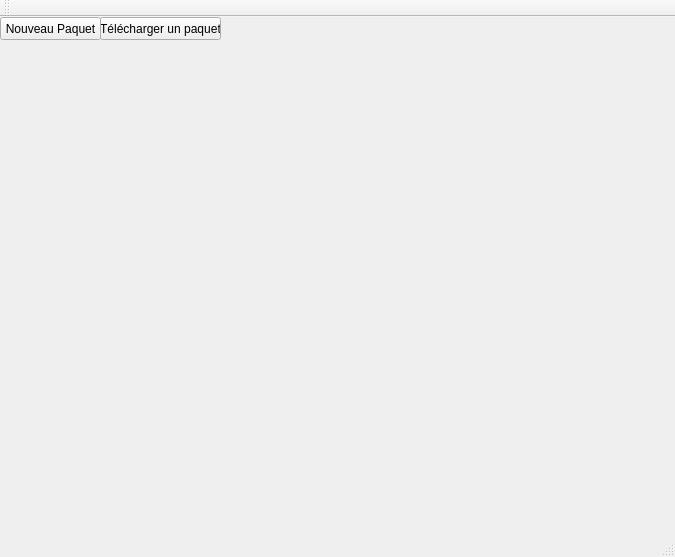
<?xml version="1.0" encoding="UTF-8"?>
<ui version="4.0">
 <class>SmartCards</class>
 <widget class="QMainWindow" name="SmartCards">
  <property name="geometry">
   <rect>
    <x>0</x>
    <y>0</y>
    <width>675</width>
    <height>557</height>
   </rect>
  </property>
  <property name="windowTitle">
   <string>SmartCards</string>
  </property>
  <widget class="QWidget" name="centralWidget">
   <widget class="QPushButton" name="pushButton">
    <property name="geometry">
     <rect>
      <x>0</x>
      <y>0</y>
      <width>101</width>
      <height>23</height>
     </rect>
    </property>
    <property name="text">
     <string>Nouveau Paquet</string>
    </property>
   </widget>
   <widget class="QPushButton" name="pushButton_2">
    <property name="geometry">
     <rect>
      <x>100</x>
      <y>0</y>
      <width>121</width>
      <height>23</height>
     </rect>
    </property>
    <property name="text">
     <string>Télécharger un paquet</string>
    </property>
   </widget>
  </widget>
  <widget class="QMenuBar" name="menuBar">
   <property name="geometry">
    <rect>
     <x>0</x>
     <y>0</y>
     <width>675</width>
     <height>21</height>
    </rect>
   </property>
  </widget>
  <widget class="QToolBar" name="mainToolBar">
   <attribute name="toolBarArea">
    <enum>TopToolBarArea</enum>
   </attribute>
   <attribute name="toolBarBreak">
    <bool>false</bool>
   </attribute>
  </widget>
  <widget class="QStatusBar" name="statusBar"/>
 </widget>
 <layoutdefault spacing="6" margin="11"/>
 <resources/>
 <connections/>
</ui>
